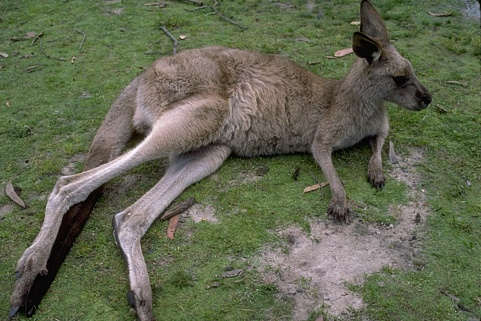
#> input picture VC_LISTA1/grupo 1/canguru.bmp, 481 x 321 px; its folder holds only this picture in this run
$ python 1a-binarization_demo.py
#> lines starting #> are read from the running program, lines starting #| are printed output that depends on the picture; after the words box and inside, x2 and y2 are one past the last pixel; in counts of white or black regions, pixels touching at a corner belong together
import os
import numpy as np
import matplotlib.pyplot as plt
import cv2


def process_image(path, out_dir=None):
#> called with path = 'VC_LISTA1/grupo 1/canguru.bmp', out_dir = 'VC_LISTA1/1a-results'
    img = cv2.imread(path, cv2.IMREAD_GRAYSCALE)
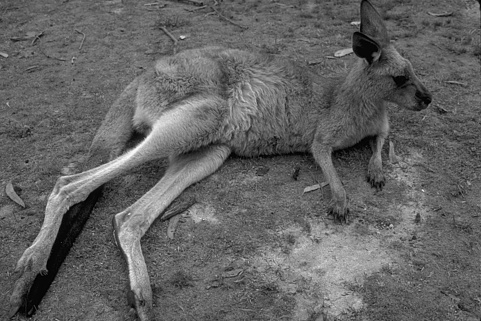
#> img: shape (321, 481); min 0, max 253, mean 99.5
    if img is None:
        print("Não foi possível abrir", path)
        return

    base = os.path.splitext(os.path.basename(path))[0]

    # Global threshold manual
    T = 128
    _, thr_manual = cv2.threshold(img, T, 255, cv2.THRESH_BINARY)
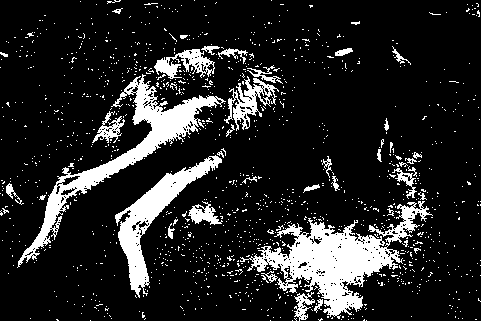
#> thr_manual: shape (321, 481); 14.9% white; 1261 white regions (1220 under 20 px), largest, box (x1, y1, x2, y2) and area: (240, 201, 433, 319) 7104, (17, 74, 226, 268) 5200, (115, 155, 222, 298) 3340

    # Otsu
    _, thr_otsu = cv2.threshold(img, 0, 255, cv2.THRESH_BINARY + cv2.THRESH_OTSU)
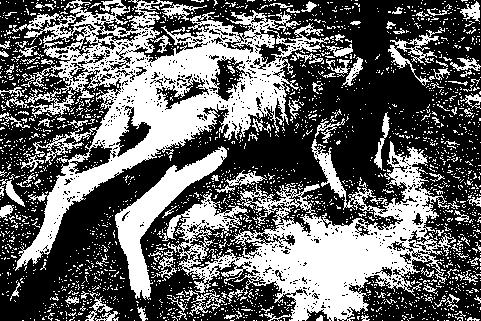
#> thr_otsu: shape (321, 481); 39.8% white; 2409 white regions (2292 under 20 px), largest, box (x1, y1, x2, y2) and area: (12, 0, 330, 271) 23844, (162, 139, 456, 321) 18730, (115, 146, 227, 300) 4069

    # Adaptive (mean) e adaptive (gaussian)
    thr_adapt_mean = cv2.adaptiveThreshold(
        img, 255, cv2.ADAPTIVE_THRESH_MEAN_C, cv2.THRESH_BINARY, 35, 5
    )
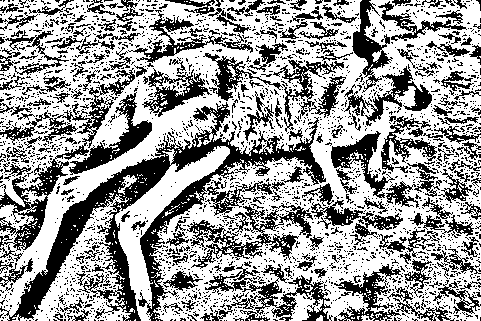
#> thr_adapt_mean: shape (321, 481); 61.3% white; 2451 black regions (2244 under 20 px), largest, box (x1, y1, x2, y2) and area: (0, 102, 326, 321) 12601, (0, 68, 135, 251) 3706, (187, 203, 313, 269) 2289
    thr_adapt_gauss = cv2.adaptiveThreshold(
        img, 255, cv2.ADAPTIVE_THRESH_GAUSSIAN_C, cv2.THRESH_BINARY, 35, 5
    )
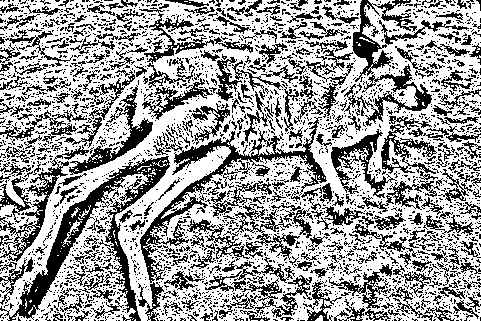
#> thr_adapt_gauss: shape (321, 481); 62.5% white; black in thin lines or dots

    results = [thr_manual, thr_otsu, thr_adapt_mean, thr_adapt_gauss]
    titles = [f"Global T={T}", "Otsu", "Adapt mean", "Adapt gauss"]

    # plot images
    plt.figure(figsize=(12, 4))
    plt.subplot(1, 5, 1)
    plt.imshow(img, cmap="gray")
    plt.title("Original")
    plt.axis("off")
    for i, (res, t) in enumerate(zip(results, titles), start=2):
        plt.subplot(1, 5, i)
        plt.imshow(res, cmap="gray")
        plt.title(t)
        plt.axis("off")
#> this loop made 4 passes
#> t on passes 1 to 4: 'Global T=128', 'Otsu', 'Adapt mean', 'Adapt gauss'
    plt.tight_layout()

    # histogramas
    plt.figure(figsize=(10, 6))
    plt.subplot(2, 1, 1)
    plt.hist(img.ravel(), bins=256, range=(0, 255), color="gray")
    plt.title(f"Histograma — {base} (original)")
    plt.subplot(2, 1, 2)
    for res, t in zip(results, titles):
        plt.hist(res.ravel(), bins=256, range=(0, 255), alpha=0.5, label=t)
    plt.legend()
    plt.title("Histogramas das binarizações")
    plt.tight_layout()

    if out_dir:
        img_path = os.path.join(out_dir, base + "_results.png")
        hist_path = os.path.join(out_dir, base + "_hist.png")
        plt.figure(1)
        plt.savefig(img_path, dpi=150)
        plt.figure(2)
        plt.savefig(hist_path, dpi=150)
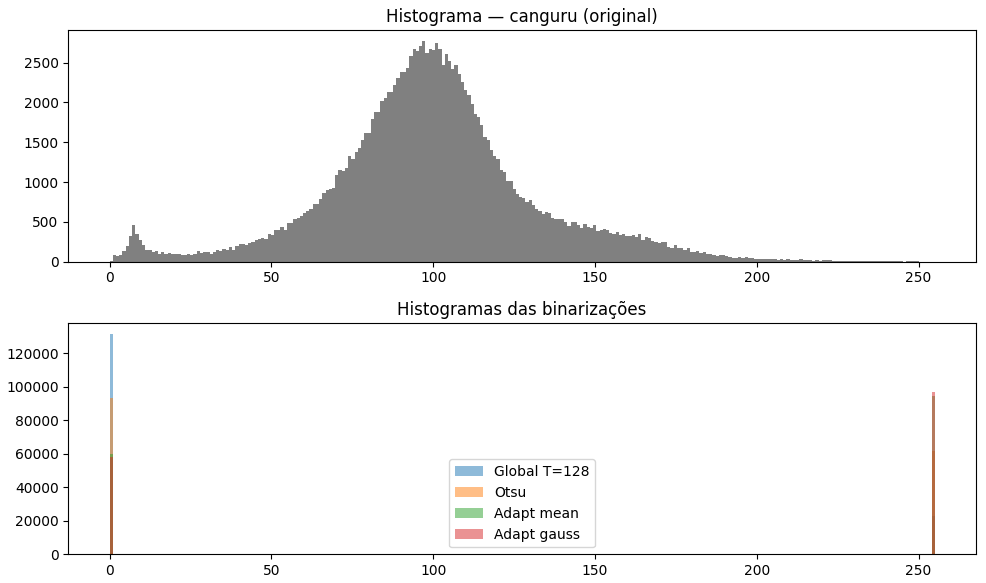
#> figure drawn by matplotlib, 2 panels; panel 1: tallest bar 2767 high, from x = 96.62 to 97.62; panel 2: tallest bar 131432 high, from x = 0 to 0.996; panel 2: tallest bar 92974 high, from x = 0 to 0.996; panel 2: tallest bar 94595 high, from x = 254 to 255
        plt.close("all")
        print("Salvo", img_path, hist_path)
    else:
        plt.show()


def main_process_folder(folder="grupo 1", out_dir=None):
    folder_path = os.path.join(os.path.dirname(__file__), folder)
    if not os.path.isdir(folder_path):
        print("Pasta não encontrada:", folder_path)
        return
    files = [
        f
        for f in os.listdir(folder_path)
        if f.lower().endswith((".png", ".jpg", ".jpeg", ".bmp", ".tif"))
    ]
    if not files:
        print("Nenhuma imagem na pasta", folder_path)
        return
    if out_dir:
        os.makedirs(out_dir, exist_ok=True)

    for f in files:
        p = os.path.join(folder_path, f)
        process_image(p, out_dir)


if __name__ == "__main__":
    # processa automaticamente as imagens em VC_LISTA1/grupo 1
    out = os.path.join(os.path.dirname(__file__), "1a-results")
    main_process_folder("grupo 1", out_dir=out)

$ run again, on VC_LISTA1/grupo 1/cavalo.bmp
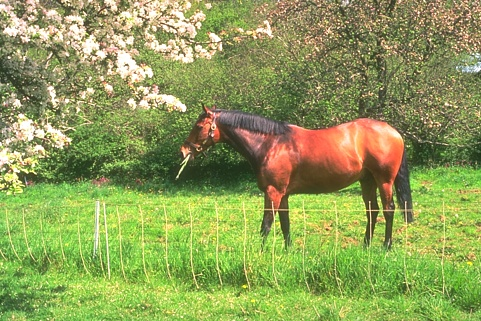
#> input picture VC_LISTA1/grupo 1/cavalo.bmp, 481 x 321 px
#> in process_image, `_, thr_manual = cv2.threshold(img, T, 255, cv2.THRESH_BINARY)`:
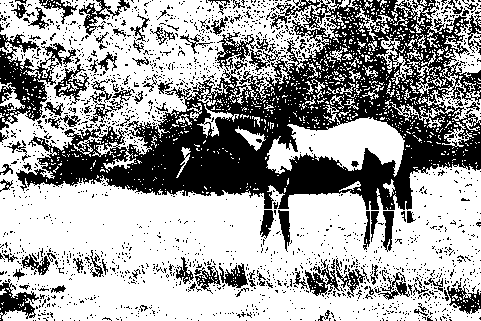
#> thr_manual: shape (321, 481); 63.1% white; 1865 black regions (1766 under 20 px), largest, box (x1, y1, x2, y2) and area: (16, 0, 481, 210) 38335, (0, 34, 76, 130) 2712, (0, 279, 39, 321) 700
#> thr_otsu: shape (321, 481); 52.7% white; 1681 black regions (1590 under 20 px), largest, box (x1, y1, x2, y2) and area: (16, 0, 481, 224) 50295, (0, 32, 118, 143) 4497, (305, 255, 410, 301) 1974
#> thr_adapt_mean: shape (321, 481); 52.7% white; 1739 black regions (1598 under 20 px), largest, box (x1, y1, x2, y2) and area: (0, 0, 481, 227) 40612, (278, 132, 395, 210) 3474, (336, 245, 410, 301) 1520
#> thr_adapt_gauss: shape (321, 481); 52.9% white; black in thin lines or dots
#> the loop in process_image, `for i, (res, t) in enumerate(zip(results, titles), start=2):` made 4 passes
#> t on passes 1 to 4: 'Global T=128', 'Otsu', 'Adapt mean', 'Adapt gauss'
#> the loop in process_image, `for res, t in zip(results, titles):` made 4 passes
#> in process_image, `plt.savefig(hist_path, dpi=150)`:
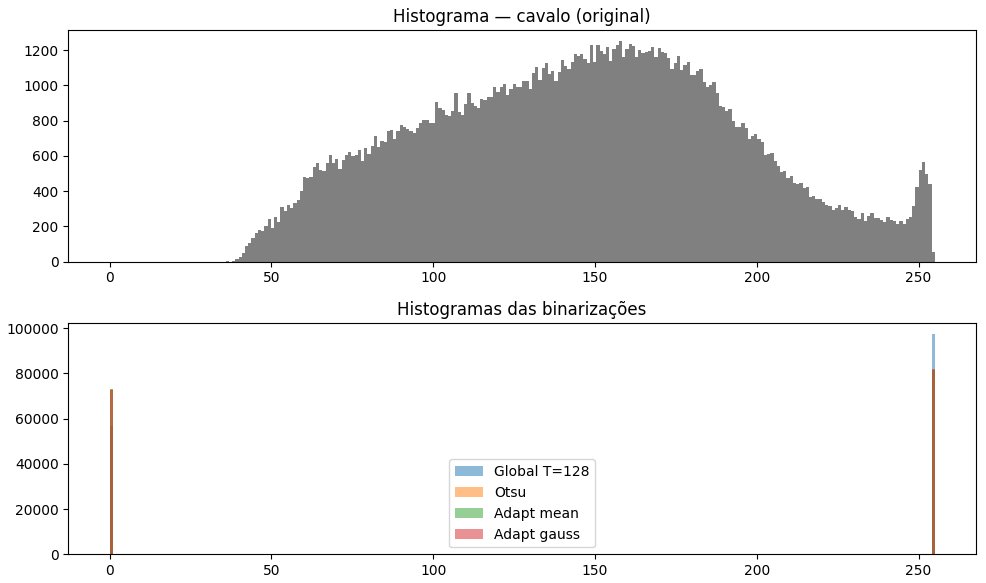
#> figure drawn by matplotlib, 2 panels; panel 1: tallest bar 1249 high, from x = 157.4 to 158.4; panel 2: tallest bar 97494 high, from x = 254 to 255; panel 2: tallest bar 81329 high, from x = 254 to 255; panel 2: tallest bar 81328 high, from x = 254 to 255

$ run again, on VC_LISTA1/grupo 1/indio.bmp
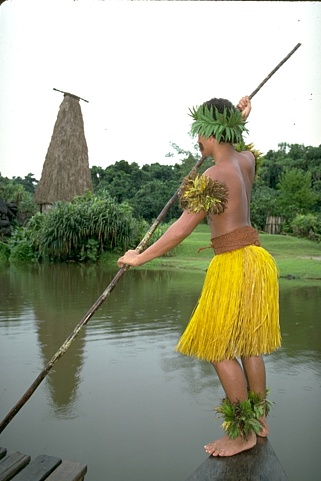
#> input picture VC_LISTA1/grupo 1/indio.bmp, 321 x 481 px
#> in process_image, `_, thr_manual = cv2.threshold(img, T, 255, cv2.THRESH_BINARY)`:
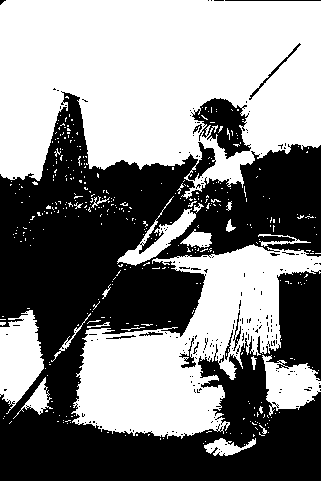
#> thr_manual: shape (481, 321); 52.2% white; 205 black regions (194 under 20 px), largest, box (x1, y1, x2, y2) and area: (0, 91, 321, 481) 70647, (191, 98, 251, 159) 1812, (249, 43, 301, 100) 178
#> thr_otsu: shape (481, 321); 32.6% white; 226 white regions (212 under 20 px), largest, box (x1, y1, x2, y2) and area: (0, 0, 321, 181) 46234, (167, 246, 277, 350) 2502, (118, 212, 185, 264) 332
#> thr_adapt_mean: shape (481, 321); 74.4% white; 704 black regions (641 under 20 px), largest, box (x1, y1, x2, y2) and area: (0, 43, 321, 227) 10785, (0, 202, 208, 434) 10459, (195, 265, 321, 481) 5605
#> thr_adapt_gauss: shape (481, 321); 77.9% white; 965 black regions (868 under 20 px), largest, box (x1, y1, x2, y2) and area: (0, 177, 321, 434) 8089, (0, 88, 198, 227) 4624, (199, 265, 321, 475) 4130
#> the loop in process_image, `for i, (res, t) in enumerate(zip(results, titles), start=2):` made 4 passes
#> t on passes 1 to 4: 'Global T=128', 'Otsu', 'Adapt mean', 'Adapt gauss'
#> the loop in process_image, `for res, t in zip(results, titles):` made 4 passes
#> in process_image, `plt.savefig(hist_path, dpi=150)`:
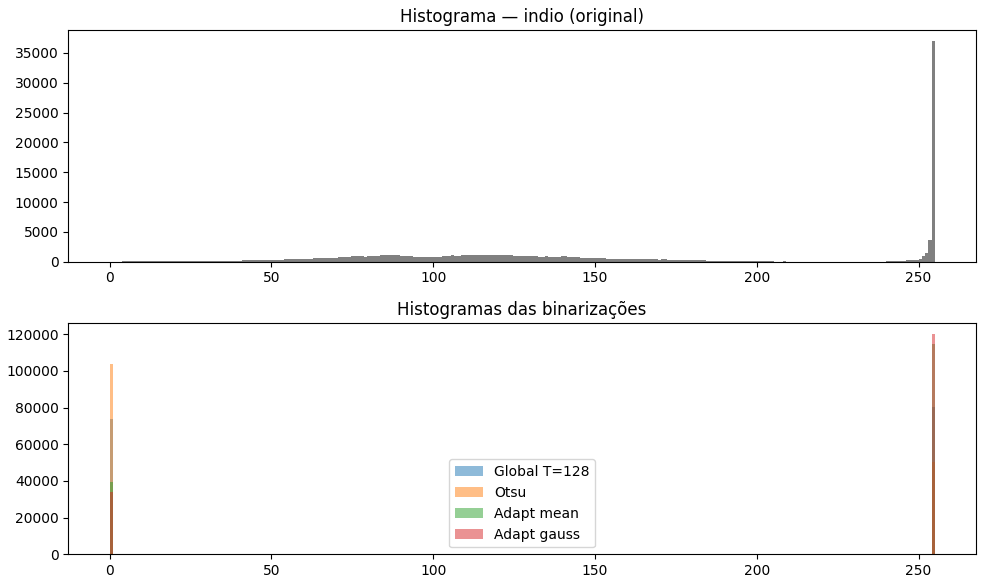
#> figure drawn by matplotlib, 2 panels; panel 1: tallest bar 36920 high, from x = 254 to 255; panel 2: tallest bar 80588 high, from x = 254 to 255; panel 2: tallest bar 104000 high, from x = 0 to 0.996; panel 2: tallest bar 114950 high, from x = 254 to 255

$ run again, on VC_LISTA1/grupo 1/tigre.bmp
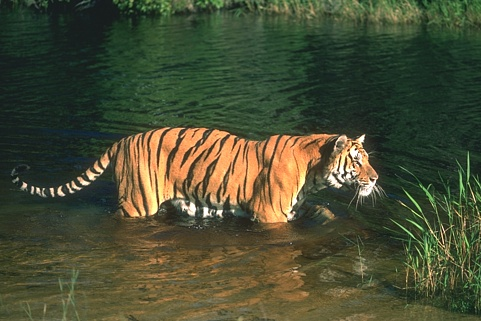
#> input picture VC_LISTA1/grupo 1/tigre.bmp, 481 x 321 px
#> in process_image, `_, thr_manual = cv2.threshold(img, T, 255, cv2.THRESH_BINARY)`:
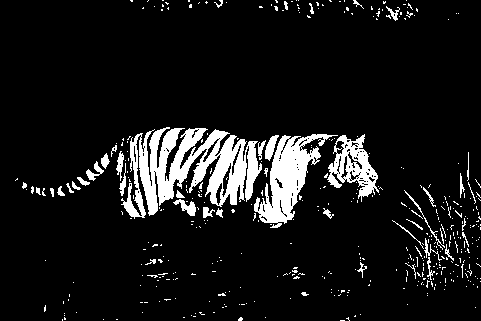
#> thr_manual: shape (321, 481); 9.4% white; 438 white regions (393 under 20 px), largest, box (x1, y1, x2, y2) and area: (121, 127, 262, 219) 6397, (254, 134, 338, 228) 2977, (327, 134, 379, 202) 1516
#> thr_otsu: shape (321, 481); 12.5% white; 595 white regions (518 under 20 px), largest, box (x1, y1, x2, y2) and area: (121, 127, 267, 219) 7467, (251, 134, 339, 229) 3345, (324, 134, 380, 203) 1711
#> thr_adapt_mean: shape (321, 481); 60.8% white; 1735 black regions (1517 under 20 px), largest, box (x1, y1, x2, y2) and area: (0, 87, 462, 284) 27068, (284, 245, 481, 318) 3229, (255, 0, 400, 62) 1442
#> thr_adapt_gauss: shape (321, 481); 65.3% white; 2179 black regions (1889 under 20 px), largest, box (x1, y1, x2, y2) and area: (0, 112, 462, 284) 19748, (283, 264, 444, 307) 1685, (215, 234, 376, 281) 1281
#> the loop in process_image, `for i, (res, t) in enumerate(zip(results, titles), start=2):` made 4 passes
#> t on passes 1 to 4: 'Global T=128', 'Otsu', 'Adapt mean', 'Adapt gauss'
#> the loop in process_image, `for res, t in zip(results, titles):` made 4 passes
#> in process_image, `plt.savefig(hist_path, dpi=150)`:
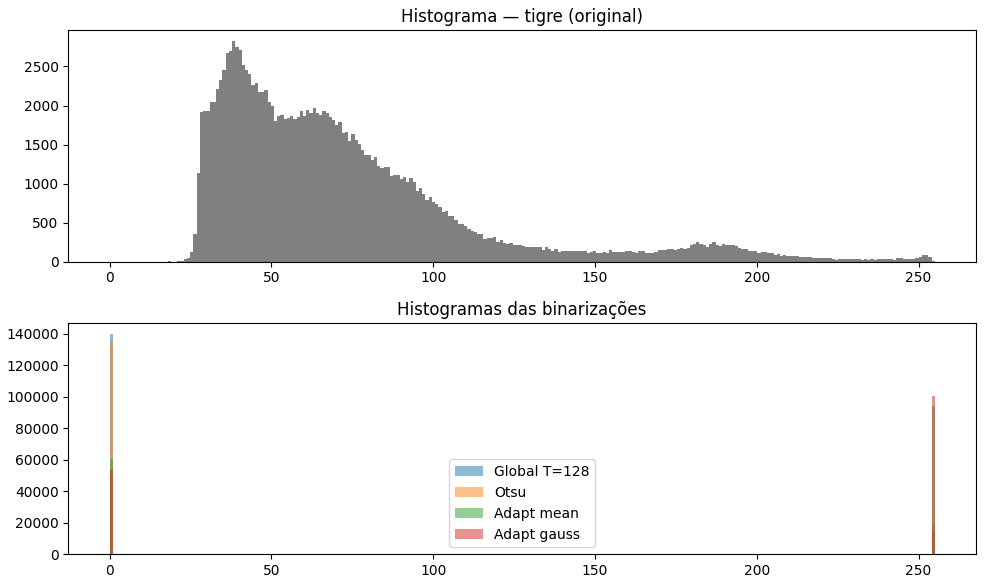
#> figure drawn by matplotlib, 2 panels; panel 1: tallest bar 2821 high, from x = 37.85 to 38.85; panel 2: tallest bar 139916 high, from x = 0 to 0.996; panel 2: tallest bar 135117 high, from x = 0 to 0.996; panel 2: tallest bar 93854 high, from x = 254 to 255
